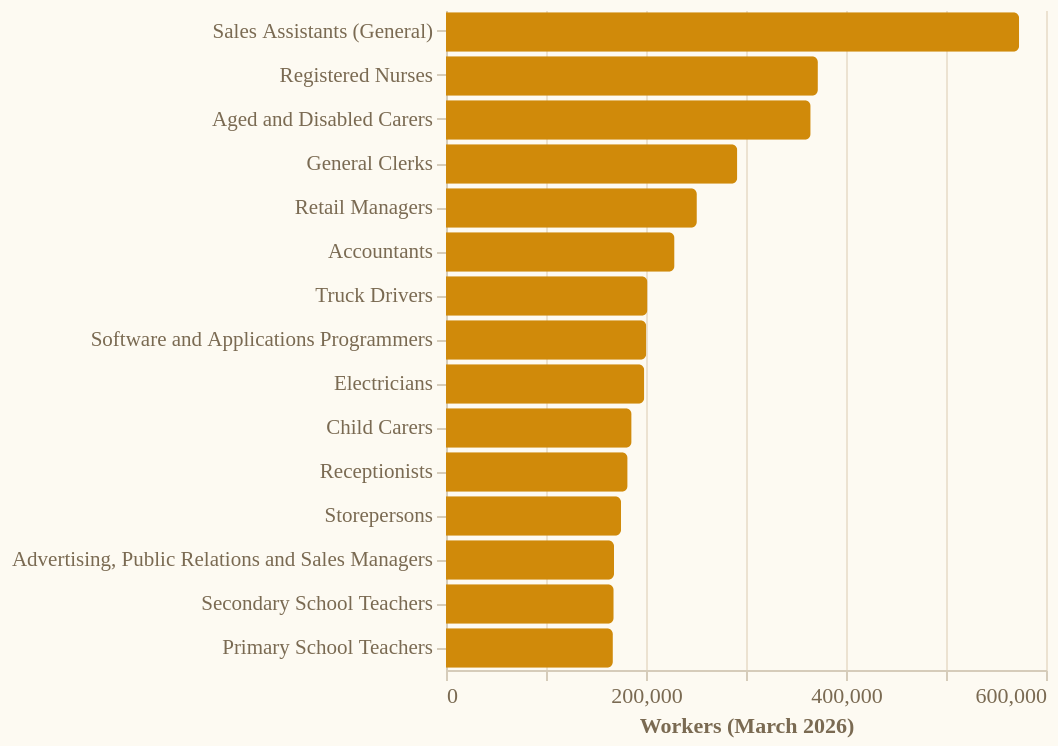

The Vega-Lite source for this figure:
### Vega-Lite specification from a JSON file in a GitHub repository (floating-point values rounded to 4 significant figures)
{"$schema": "https://vega.github.io/schema/vega-lite/v5.json", "config": {"background": "#FDFAF2", "font": "DM Sans", "axis": {"labelFont": "DM Sans", "labelFontSize": 11, "labelColor": "#7A6A52", "titleFont": "DM Sans", "titleFontSize": 11, "titleColor": "#7A6A52", "gridColor": "#EAE0CE", "gridOpacity": 0.9, "domainColor": "#D6CCBA", "tickColor": "#D6CCBA"}, "legend": {"labelFont": "DM Sans", "labelFontSize": 11, "labelColor": "#3A2C1C", "titleFont": "DM Sans", "titleFontSize": 11, "titleColor": "#7A6A52"}, "view": {"stroke": "transparent"}}, "width": "container", "height": 330, "data": {"name": "TO"}, "mark": {"type": "bar", "cornerRadiusEnd": 3, "color": "#D08A0A"}, "encoding": {"y": {"field": "occupation", "type": "nominal", "sort": "-x", "axis": {"title": null, "labelLimit": 240, "labelFontSize": 10.5}}, "x": {"field": "job_seekers", "type": "quantitative", "axis": {"title": "Workers (March 2026)", "format": ",.0f"}}, "tooltip": [{"field": "occupation", "title": "Occupation"}, {"field": "job_seekers", "title": "Workers", "format": ",.0f"}]}, "datasets": {"TO": [{"occupation": "Sales Assistants (General)", "job_seekers": 573153}, {"occupation": "Registered Nurses", "job_seekers": 371889}, {"occupation": "Aged and Disabled Carers", "job_seekers": 364661}, {"occupation": "General Clerks", "job_seekers": 291295}, {"occupation": "Retail Managers", "job_seekers": 250860}, {"occupation": "Accountants", "job_seekers": 228538}, {"occupation": "Truck Drivers", "job_seekers": 201460}, {"occupation": "Software and Applications Programmers", "job_seekers": 200291}, {"occupation": "Electricians", "job_seekers": 198274}, {"occupation": "Child Carers", "job_seekers": 185613}, {"occupation": "Receptionists", "job_seekers": 181629}, {"occupation": "Storepersons", "job_seekers": 175050}, {"occupation": "Advertising, Public Relations and Sales Managers", "job_seekers": 168011}, {"occupation": "Secondary School Teachers", "job_seekers": 167723}, {"occupation": "Primary School Teachers", "job_seekers": 166881}]}}
